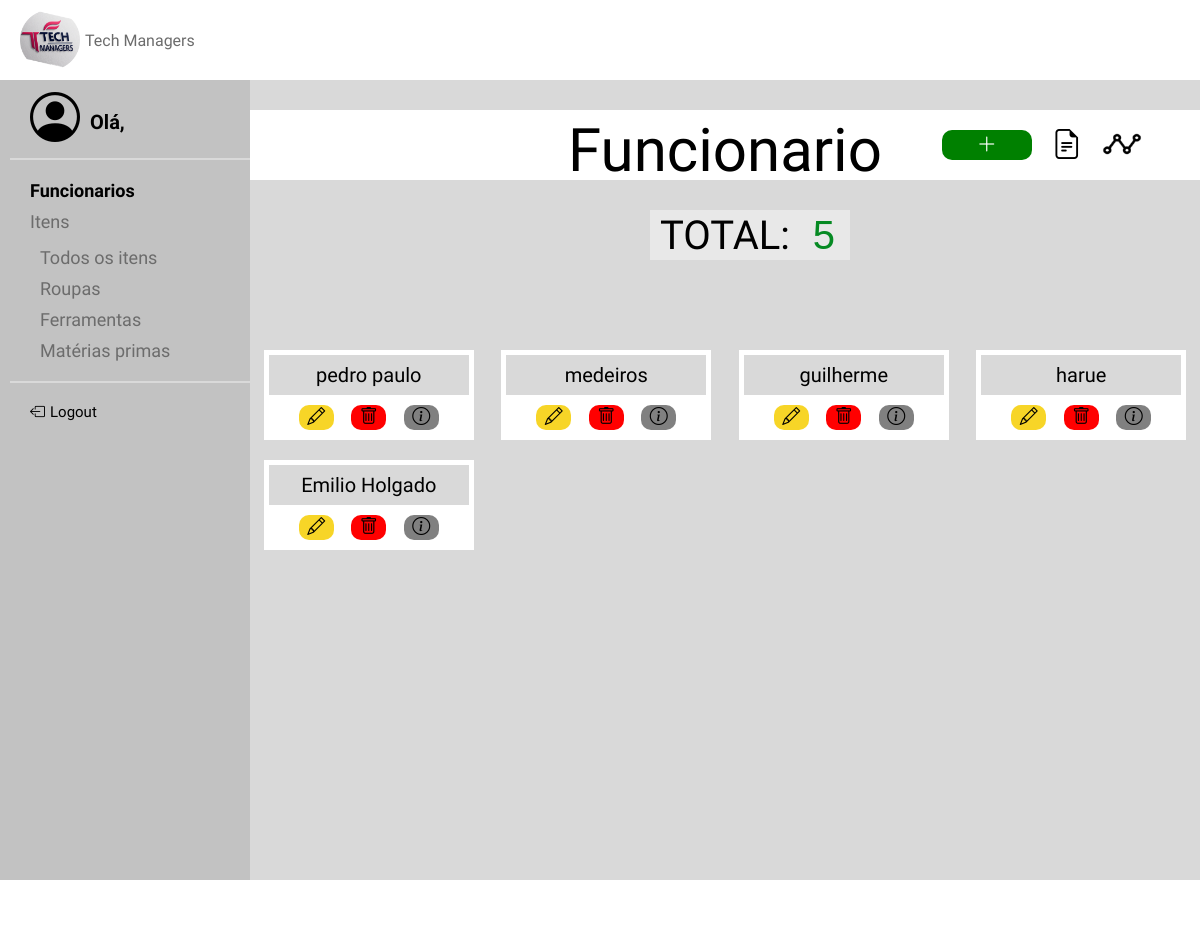
/TelaAF, run on the app's committed database.
### models.py (models this page shows, shortened)
class Funcionario(Base):
    __tablename__ = 'funcionario'
    id = Column(Integer, primary_key=True)
    nome = Column(String(40), nullable=False, index=True)
    email = Column(String(40), nullable=False, index=True, unique=True)
    cpf = Column(String(11), nullable=False, index=True, unique=True)
    senha = Column(String(11), nullable=False, index=True)
    admin = Column(String(11), nullable=False, index=True)

### app.py (the view)
@app.route('/TelaAF')
def telafuncionarios():
    funcionarios = Funcionario.query.all()
    return render_template("TelaAFuncionarios.html", funcionarios=funcionarios)

### templates/TelaAFuncionarios.html
{% extends "base.html" %}
{% block conteudo %}
    <link rel="stylesheet" href="/static/TelaAFuncionario.css">
    <div class="container">
        <div id="numero">
            <p class="titulo">Funcionario</p>
            <div class="botoestitle" id="ladinho">
                <button id="btn1" onclick="window.location.href='{{ url_for('TelaCF') }}'"><i class="bi bi-plus-lg"></i>
                </button>
                <button id="btn2"><i class="bi bi-file-earmark-text"></i></button>
                <button id="btn3"><img src="../static/imagens/Graphic.png"></button>
            </div>
        </div>
        <div id="total">
            <p for="numero" id="textonumero"> TOTAL: </p>
            <input type="number" id="camponumero" name="numero" value="{{ funcionarios | length }}" readonly>
        </div>
        <div class="cards">
            {% for funcionario in funcionarios %}
                <div class="card">
                    <p>{{ funcionario.nome}}</p>
                    <div class="botoes">
                        <button id="btn1" onclick="window.location.href='{{ url_for('TelaEF', id=funcionario.id) }}'"><i
                                class="bi bi-pencil"></i></button>
                        <button id="btn2"><a href="{{ url_for('delete_funcionario', id=funcionario.id) }}" methods="DELETE"><i class="bi bi-trash"></i></a></button>
                        <button id="btn3" onclick="window.location.href='{{ url_for('TelaDF', id=funcionario.id) }}'"><i
                                class="bi bi-info-circle"></i></button>
                    </div>
                </div>
            {% endfor %}
        </div>
    </div>
{% endblock %}

### static/base.css (style rules this page uses)
* { margin: 0; padding: 0; }
body { background-color: #d9d9d9; display: grid; grid-template-columns: auto 1fr 1fr; }
a { text-decoration: none; color: #6c6c6c; }

### static/TelaAFuncionario.css (style rules this page uses)
.container { font-family: "Mako", sans-serif; display: flex; flex-direction: column; color: #000000; width: 100%; height: auto; align-items: center; justify-content: center; margin-top: 30px; }
#numero { display: grid; grid-template-columns: 1fr 1fr 1fr; grid-template-rows: auto; grid-template-areas: "n t c"; width: 100%; height: 70px; background-color: white; font-family: "Koulen", sans-serif; }
.botoestitle { margin-top: 10px; grid-area: c; width: 200px; height: 50px; display: flex; justify-self: center; align-items: center; text-align: center; justify-content: space-between; padding: 0px 10px 0px 10px; }
.botoestitle button { border: none; width: auto; height: auto; }
.botoestitle #btn1 { background-color: green; border-radius: 10px; width: 90px; height: 30px; }
.botoestitle #btn1 i { color: white; font-size: 20px; font-weight: bold; }
.botoestitle #btn2 { font-size: 30px; background-color: #ffffff; }
.botoestitle #btn3 { border-radius: 10px; background-color: #ffffff; }
.botoestitle #btn3 img { width: 40px; height: 40px; }
#total { margin-top: 30px; margin-bottom: 50px; width: 130px; height: 50px; background-color: #e8e8e8; display: flex; justify-self: center; align-items: center; text-align: center; justify-content: space-between; padding: 0px 10px 0px 10px; }
#camponumero { height: 50px; width: 60px; background-color: #e8e8e8; color: #068A23; font-size: 40px; border: none; text-align: end; }
#textonumero { color: black; font-size: 40px; align-self: center; justify-self: center; font-family: "Koulen", sans-serif; }
.titulo { grid-area: t; color: black; font-family: "Koulen", sans-serif; width: auto; height: 70px; display: flex; justify-items: center; text-align: center; align-items: center; justify-self: center; margin-top: 5px; font-size: 60px; }
.cards { margin-top: 40px; width: 100%; height: 100%; display: grid; grid-template-columns: repeat(4, 1fr); }
.card { background-color: white; width: 200px; height: auto; display: flex; flex-direction: column; justify-content: center; align-items: center; align-self: center; justify-self: center; padding: 5px; margin-bottom: 20px; }
.card p { display: flex; flex-direction: row; text-align: center; justify-items: center; justify-content: center; align-items: center; margin-bottom: 10px; width: 100%; height: 40px; align-self: center; justify-self: center; font-size: 20px; font-family: "Mako", sans-serif; background-color: #d9d9d9; }
.botoes { display: flex; flex-direction: row; justify-content: space-between; align-items: center; justify-items: center; width: 70%; margin-bottom: 5px; }
.botoes button { width: 35px; height: 25px; font-size: 18px; }
.botoes #btn1 { background-color: #F7D527; border-radius: 10px; border: none; }
.botoes #btn2 { background-color: red; border-radius: 10px; border: none; }
.botoes #btn3 { background-color: grey; border-radius: 10px; border: none; }
button a { text-decoration: none; color: black; }

### data on the page
Funcionario: nome "pedro paulo"
Funcionario: nome "medeiros"
Funcionario: nome "guilherme"
Funcionario: nome "harue"
Funcionario: nome "Emilio Holgado"
